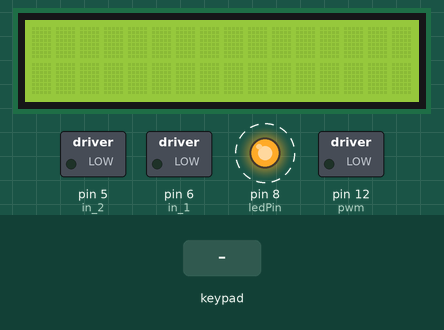
The sketch below on a simulated Arduino Uno, built with avr-gcc and run on an emulated ATmega328P. Shown: 16×2 character LCD, switched loads named in the sketch (green lamp = pin HIGH), output pins drawn as LEDs (lit = HIGH). Dashed ring = blinking. The inputs (shaded band) are chosen by the test bench.

Above: at 1.2 s.
1.3 s: keypad keys 2 1 2 0 1 9 1 pressed 0.4 s apart
At 3.5 s:
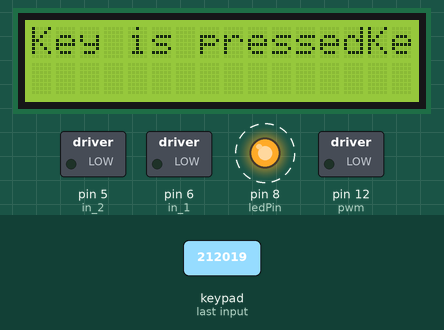
5.6 s: key '1' pressed
At 7.8 s:
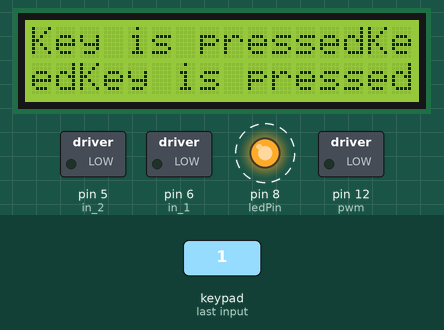
8.6 s: keypad keys 2 1 2 0 1 9 1 # pressed 0.4 s apart
At 11.8 s:
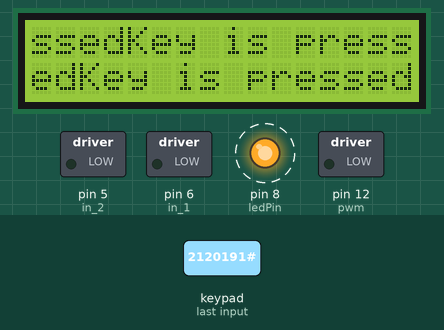
13.3 s: keypad keys 1 7 1 6 1 5 pressed 0.4 s apart
At 15.5 s:
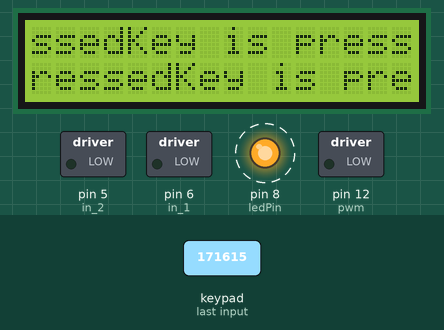
17.5 s: keypad keys 1 7 1 6 1 5 # pressed 0.4 s apart
At 21.3 s:
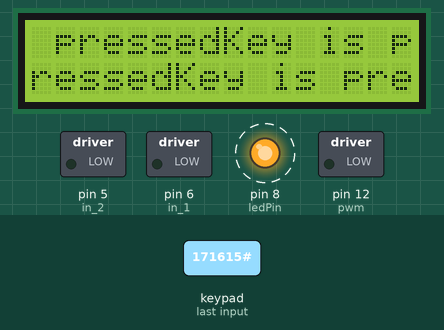
21.8 s: keypad keys 2 1 2 0 1 9 1 pressed 0.4 s apart
At 25.6 s:
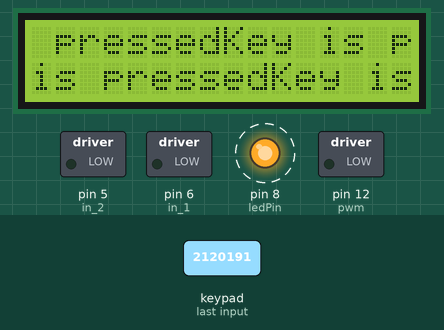
Timing chart, 0 to 27.5 s (numbered marks = the images above; inputs shaded):
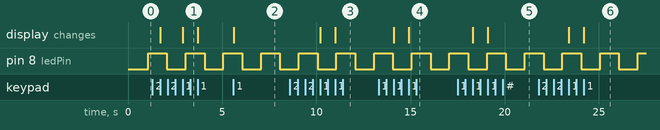

Measured:
- after the input at 1.3 s, the display: first changes after 0.41 s (image 1 shows a later state)
- after the input at 5.6 s, the display: changes at once (image 2)
- after the input at 8.6 s, the display: first changes after 1.6 s (image 3 shows a later state)
- after the input at 13.3 s, the display: first changes after 0.80 s (image 4 shows a later state)
- after the input at 17.5 s, the display: first changes after 0.80 s (image 5 shows a later state)
- after the input at 21.8 s, the display: first changes after 1.6 s (image 6 shows a later state)
- by itself, pin 8 (ledPin): alternates HIGH for 1.0 s and LOW for 1.0 s

The sketch:

practica1.ino
```cpp
#define ledPin 8
#include <LiquidCrystal.h>
#include <Keypad.h>

const int rs = 53, en = 49, d4 = 47, d5 = 45, d6 = 43, d7 = 41;
LiquidCrystal lcd(rs, en, d4, d5, d6, d7);

//4x4 Matrix key pad
const byte ROWS = 4; // Four rows
const byte COLS = 3; // Four columns

  // Define the Keymap
  char keys[ROWS][COLS] =
  {
  {'1','2','3'},
  {'4','5','6'},
  {'7','8','9'},
  {'#','0','#'}

  };

byte rowPins[ROWS] = { 21, 20, 19, 1 };
byte colPins[COLS] = { 17, 16, 15};

// Create the Keypad
//Keypad kpd = Keypad( makeKeymap(keys), rowPins, colPins,
//           ROWS, COLS );
Keypad keypad = Keypad( makeKeymap(keys), rowPins, colPins,
           ROWS, COLS );

int timeroven=200;
int minutes;
int seconds;
int button;
const int pwm = 12 ;  //initializing pin 12 as pwm
const int in_1 = 6;
const int in_2 = 5;
int flag;

void setup()

{
  //lcd.noDisplay();
  lcd.display();
  lcd.begin(16, 2);
  pinMode(pwm,OUTPUT) ;
  pinMode(in_1,OUTPUT) ;
  pinMode(in_2,OUTPUT) ;
  pinMode(ledPin, OUTPUT);
  digitalWrite(ledPin,HIGH);

  // initialize timer1
  noInterrupts();           // disable all interrupts
  TCCR1A = 0;
  TCCR1B = 0;
  TCNT1  = 0;

  OCR1A = 62499;            // compare match register 16MHz/256 - 1
  TCCR1B |= (1 << WGM12);   // CTC mode
  TCCR1B |= (1 << CS12);    // 256 prescaler
  TIMSK1 |= (1 << OCIE1A);  // enable timer compare interrupt
  interrupts();             // enable all interrupts
}

// Función está toggleando el pin cada segundo
//Handler de la interrupción
ISR(TIMER1_COMPA_vect)          // timer compare interrupt service routine
{
  digitalWrite(ledPin, digitalRead(ledPin) ^ 1);   // toggle LED pin
  flag = 1;
}

void loop()
{
  char key = keypad.getKey();
  if (key){
    if (key == '1'){
     lcd.print("Key is pressed");
    }
  }
  if (flag == 1){
    flag = 0;
    //countdown();
    minutes= timeroven/100;
    seconds= timeroven%100;
    //updateDisplay(minutes,seconds);
  /*char key = keypad.getKey();
  if(key = '1')
    {
      //lcd.setCursor(1, 1);
      lcd.print("idk");
    }else {
      lcd.clear();
    }*/
}}

void countdown(){
// timeroven % 100 == 0;
  if (timeroven == 0){
       digitalWrite(ledPin,LOW);
       return;
    }
   int minch = timeroven%100;
   if (minch == 0){
       timeroven= ((timeroven/100-1)*100)+59;
   }

   else {
    timeroven -= 1;
    }
}

//----------- FUNCIONES MOTOR ----------//
void stopB()
{
  digitalWrite(in_1,HIGH) ;
  digitalWrite(in_2,HIGH) ;
}

void clockwiseB()
{
  digitalWrite(in_1,HIGH) ;
  digitalWrite(in_2,LOW) ;
}

void anclockwiseB(){
  digitalWrite(in_1,LOW) ;
  digitalWrite(in_2,HIGH) ;
}

// ------------------------------------------

void updateDisplay(int minutes, int seconds) {
   lcd.setCursor(0,0);
   lcd.print(minutes);
   lcd.print(":");
   lcd.print(seconds);
}
```
